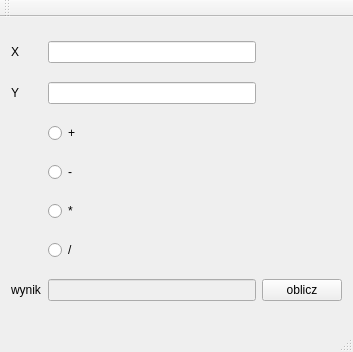
<?xml version="1.0" encoding="UTF-8"?>
<ui version="4.0">
 <class>MainWindow</class>
 <widget class="QMainWindow" name="MainWindow">
  <property name="geometry">
   <rect>
    <x>0</x>
    <y>0</y>
    <width>353</width>
    <height>352</height>
   </rect>
  </property>
  <property name="windowTitle">
   <string>MainWindow</string>
  </property>
  <widget class="QWidget" name="centralWidget">
   <layout class="QGridLayout" name="gridLayout_3">
    <item row="4" column="1">
     <widget class="QRadioButton" name="radioButton_mnozenie">
      <property name="text">
       <string>*</string>
      </property>
     </widget>
    </item>
    <item row="6" column="2">
     <widget class="QPushButton" name="pushButton_oblicz">
      <property name="text">
       <string>oblicz</string>
      </property>
     </widget>
    </item>
    <item row="1" column="1">
     <widget class="QLineEdit" name="lineEdit_y"/>
    </item>
    <item row="6" column="1">
     <widget class="QLineEdit" name="lineEdit_wynik">
      <property name="enabled">
       <bool>false</bool>
      </property>
     </widget>
    </item>
    <item row="0" column="1">
     <widget class="QLineEdit" name="lineEdit_x"/>
    </item>
    <item row="6" column="0">
     <widget class="QLabel" name="label_3">
      <property name="text">
       <string>wynik</string>
      </property>
     </widget>
    </item>
    <item row="0" column="0">
     <widget class="QLabel" name="label">
      <property name="text">
       <string>X</string>
      </property>
     </widget>
    </item>
    <item row="1" column="0">
     <widget class="QLabel" name="label_2">
      <property name="text">
       <string>Y</string>
      </property>
     </widget>
    </item>
    <item row="3" column="1">
     <widget class="QRadioButton" name="radioButton_odejmowanie">
      <property name="text">
       <string>-</string>
      </property>
     </widget>
    </item>
    <item row="2" column="1">
     <widget class="QRadioButton" name="radioButto_dodawanie">
      <property name="text">
       <string>+</string>
      </property>
     </widget>
    </item>
    <item row="5" column="1">
     <widget class="QRadioButton" name="radioButton_dzielenie">
      <property name="text">
       <string>/</string>
      </property>
     </widget>
    </item>
   </layout>
  </widget>
  <widget class="QMenuBar" name="menuBar">
   <property name="geometry">
    <rect>
     <x>0</x>
     <y>0</y>
     <width>353</width>
     <height>21</height>
    </rect>
   </property>
  </widget>
  <widget class="QToolBar" name="mainToolBar">
   <attribute name="toolBarArea">
    <enum>TopToolBarArea</enum>
   </attribute>
   <attribute name="toolBarBreak">
    <bool>false</bool>
   </attribute>
  </widget>
  <widget class="QStatusBar" name="statusBar"/>
 </widget>
 <layoutdefault spacing="6" margin="11"/>
 <resources/>
 <connections/>
</ui>
